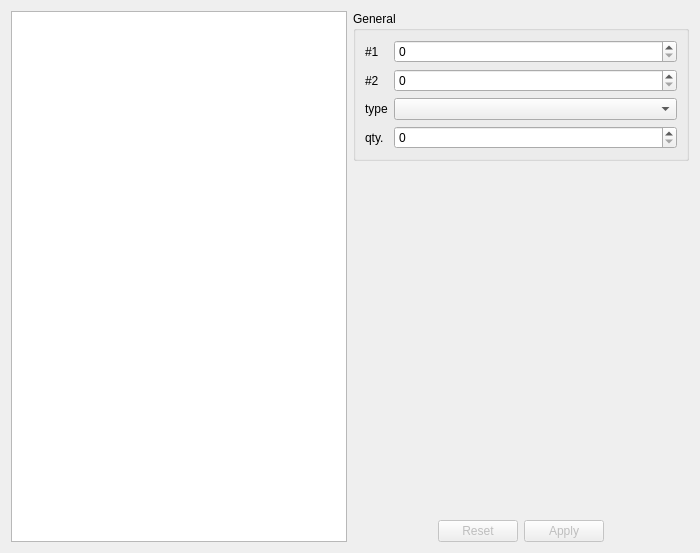
<?xml version="1.0" encoding="UTF-8"?>
<ui version="4.0">
 <class>ItemTab</class>
 <widget class="QWidget" name="ItemTab">
  <property name="geometry">
   <rect>
    <x>0</x>
    <y>0</y>
    <width>700</width>
    <height>553</height>
   </rect>
  </property>
  <property name="windowTitle">
   <string notr="true">Form</string>
  </property>
  <layout class="QVBoxLayout" name="verticalLayout_3">
   <item>
    <layout class="QHBoxLayout" name="horizontalLayout">
     <item>
      <widget class="QListWidget" name="listWidget">
       <property name="minimumSize">
        <size>
         <width>200</width>
         <height>0</height>
        </size>
       </property>
      </widget>
     </item>
     <item>
      <layout class="QVBoxLayout" name="verticalLayout">
       <item>
        <layout class="QHBoxLayout" name="horizontalLayout_7">
         <item>
          <widget class="QGroupBox" name="groupBox_4">
           <property name="title">
            <string>General</string>
           </property>
           <layout class="QVBoxLayout" name="verticalLayout_2">
            <item>
             <layout class="QFormLayout" name="formLayout">
              <item row="0" column="0">
               <widget class="QLabel" name="label">
                <property name="text">
                 <string>#1</string>
                </property>
               </widget>
              </item>
              <item row="0" column="1">
               <widget class="QSpinBox" name="num1SB">
                <property name="maximum">
                 <number>65535</number>
                </property>
               </widget>
              </item>
              <item row="1" column="0">
               <widget class="QLabel" name="label_2">
                <property name="text">
                 <string>#2</string>
                </property>
               </widget>
              </item>
              <item row="1" column="1">
               <widget class="QSpinBox" name="num2SB">
                <property name="maximum">
                 <number>65535</number>
                </property>
               </widget>
              </item>
              <item row="2" column="0">
               <widget class="QLabel" name="label_3">
                <property name="text">
                 <string>type</string>
                </property>
               </widget>
              </item>
              <item row="2" column="1">
               <widget class="QComboBox" name="itemCB">
                <property name="minimumSize">
                 <size>
                  <width>180</width>
                  <height>0</height>
                 </size>
                </property>
               </widget>
              </item>
              <item row="4" column="0">
               <widget class="QLabel" name="label_7">
                <property name="text">
                 <string>qty.</string>
                </property>
               </widget>
              </item>
              <item row="4" column="1">
               <widget class="QSpinBox" name="countSB">
                <property name="minimum">
                 <number>0</number>
                </property>
               </widget>
              </item>
             </layout>
            </item>
           </layout>
          </widget>
         </item>
        </layout>
       </item>
       <item>
        <spacer name="verticalSpacer">
         <property name="orientation">
          <enum>Qt::Vertical</enum>
         </property>
         <property name="sizeHint" stdset="0">
          <size>
           <width>20</width>
           <height>40</height>
          </size>
         </property>
        </spacer>
       </item>
       <item>
        <layout class="QHBoxLayout" name="horizontalLayout_3">
         <item>
          <spacer name="horizontalSpacer">
           <property name="orientation">
            <enum>Qt::Horizontal</enum>
           </property>
           <property name="sizeHint" stdset="0">
            <size>
             <width>40</width>
             <height>20</height>
            </size>
           </property>
          </spacer>
         </item>
         <item>
          <widget class="QPushButton" name="resetButton">
           <property name="enabled">
            <bool>false</bool>
           </property>
           <property name="text">
            <string>Reset</string>
           </property>
          </widget>
         </item>
         <item>
          <widget class="QPushButton" name="applyButton">
           <property name="enabled">
            <bool>false</bool>
           </property>
           <property name="text">
            <string>Apply</string>
           </property>
          </widget>
         </item>
         <item>
          <spacer name="horizontalSpacer_2">
           <property name="orientation">
            <enum>Qt::Horizontal</enum>
           </property>
           <property name="sizeHint" stdset="0">
            <size>
             <width>40</width>
             <height>20</height>
            </size>
           </property>
          </spacer>
         </item>
        </layout>
       </item>
      </layout>
     </item>
    </layout>
   </item>
  </layout>
 </widget>
 <resources/>
 <connections/>
</ui>
